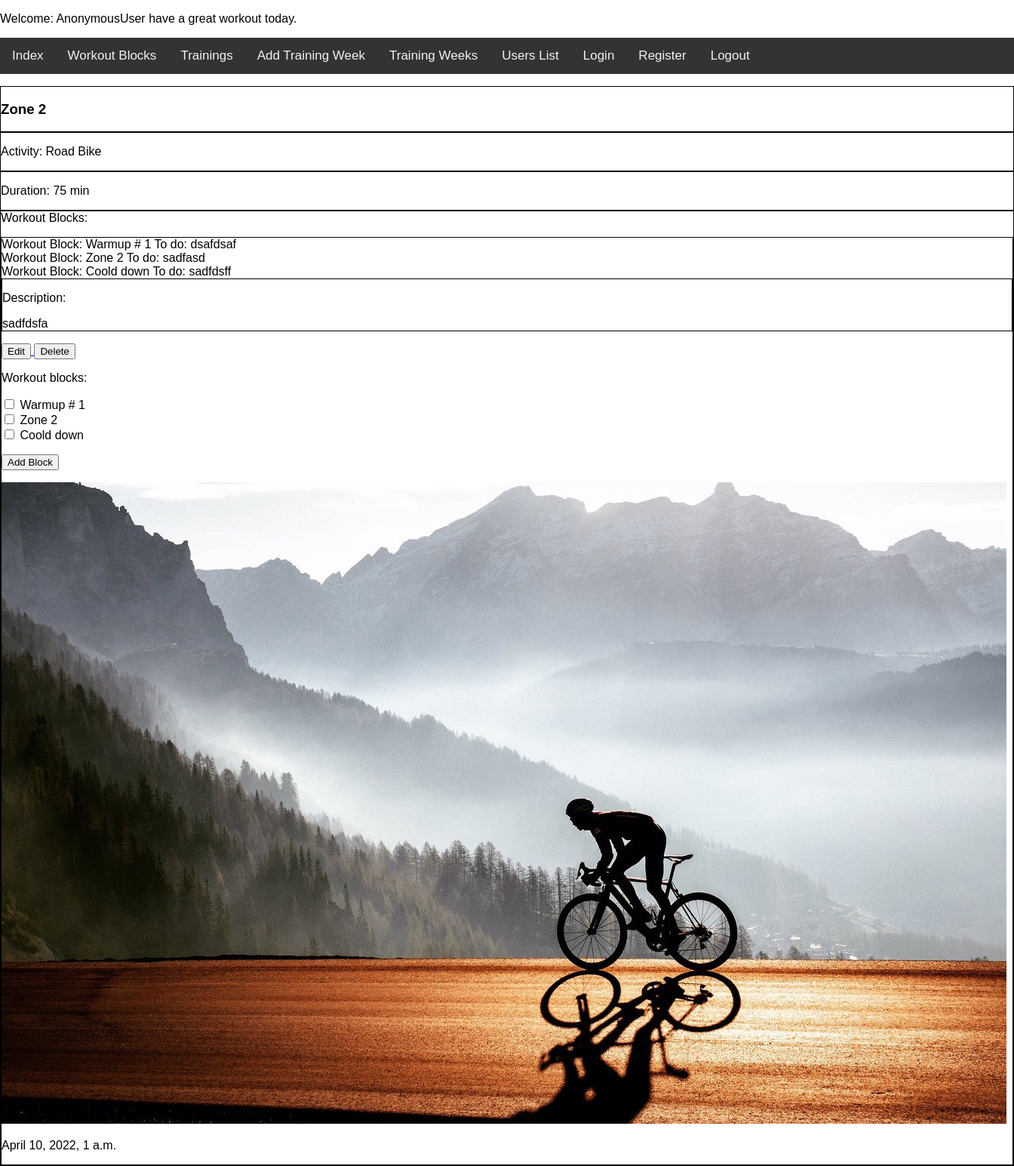
The app's page /trainingz_app/training/1/, older data.
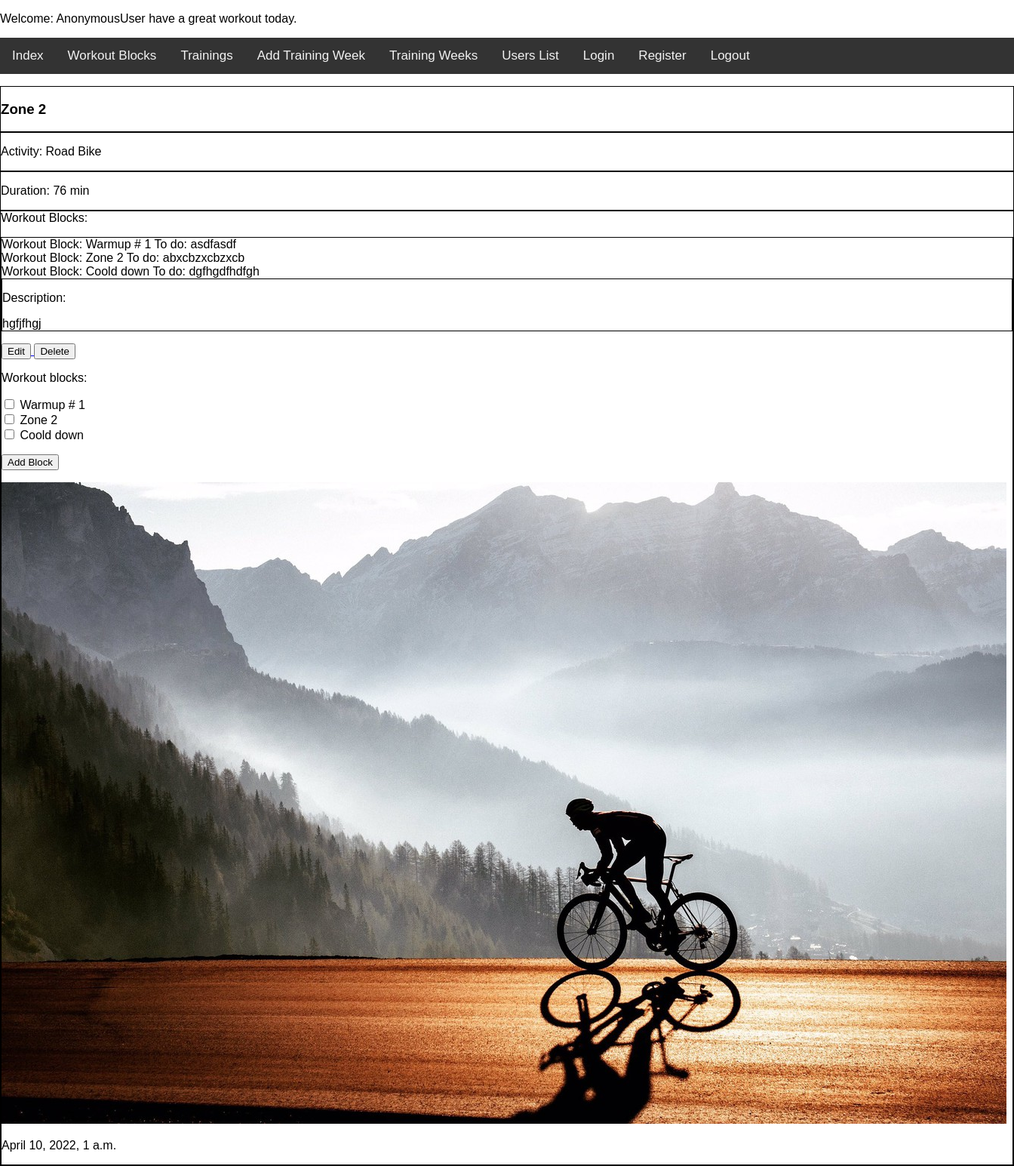
The same page, newer data.
### trainingz_app/models.py (models this page shows, shortened)
class WorkoutBlock(models.Model):
    name = models.CharField(max_length=50)
    workout_element = models.CharField(max_length=30, choices=WORKOUT_ELEMENTS)
    workout_details = models.TextField()
    duration = models.SmallIntegerField()
    def __str__(self):
        return self.name

class Training(models.Model):
    name = models.CharField(max_length=50)
    activity = models.ForeignKey(Activity, on_delete=models.CASCADE)
    description = models.TextField()
    workout_blocks = models.ManyToManyField(WorkoutBlock)
    def get_update_url(self):
        return reverse("update_training", kwargs={"id": self.id})
    def get_delete_url(self):
        return reverse("delete_training", kwargs={"id": self.id})

class Activity(models.Model):
    def __str__(self):
        return self.name
    name = models.CharField(max_length=20, choices=CHOICES)

### trainingz_app/views.py (the view, shortened to what this page needs)
class ShowDetailTrainingView(View):
    def get(self, request, id):
        training = Training.objects.get(pk=id)
        workout_blocks = training.workout_blocks.all()
        training_duration = 0
        for workout_block in workout_blocks:
            training_duration += workout_block.duration
        form = AddWorkoutBlockToTrainingForm()
        ctx = {"training": training, "form": form, "training_duration": training_duration}
        return render(request, "training_detail.html", ctx)

### trainingz_app/forms.py
class AddWorkoutBlockToTrainingForm(forms.ModelForm):
    class Meta:
        model = Training
        fields = ["workout_blocks"]
        widgets = {
            'workout_blocks': CheckboxSelectMultiple
        }

### trainingz_app/context_processor.py (called while the page is built)
def get_date(request):
    return {"date": datetime.now()}

### trainingz_app/templates/training_detail.html (shortened to what this page needs)
{% extends 'base.html' %}
{% block trainingz %}
    <div style="border: solid; border-width: 1px;">
        <h3>{{ training.name }} </h3>
    </div>
    <div style="border: solid; border-width: 1px;">
        <p>Activity: {{ training.activity }}</p>
    </div>
    <div style="border: solid; border-width: 1px;">
        <p>Duration: {{ training_duration }} min</p>
    </div>
    <div style="border: solid; border-width: 1px;"
        <p>Workout Blocks:</p>
<div style="border: solid; border-width: 1px;">
        {% for workout_block in training.workout_blocks.all %}
            <div>Workout Block: {{ workout_block.name }}  To do: {{ workout_block.workout_details }} </div>
        {% endfor %}
    <div style="border: solid; border-width: 1px;">
        <p>Description: </p>
        {{ training.description }}
    </div>
    <a href="{{ training.get_update_url }}">
        <button>Edit</button>
    </a>
    <a href="{{ training.get_delete_url }}">
        <button>Delete</button>
    </a>
    <form method="POST">
        {{ form.as_p }}
        <input type="submit" value="Add Block">
    </form>
{% endblock %}

Row changes from the older to the newer data that the page shows:
changed Training "Zone 2": description "sadfdsfa" → "hgfjfhgj"
changed WorkoutBlock "Warmup # 1": workout_details "dsafdsaf" → "asdfasdf"
changed WorkoutBlock "Zone 2": workout_details "sadfasd" → "abxcbzxcbzxcb"
changed WorkoutBlock "Coold down": workout_details "sadfdsff" → "dgfhgdfhdfgh"
Text that changed along with them:
{{ training_duration }}: "75" → "76"
